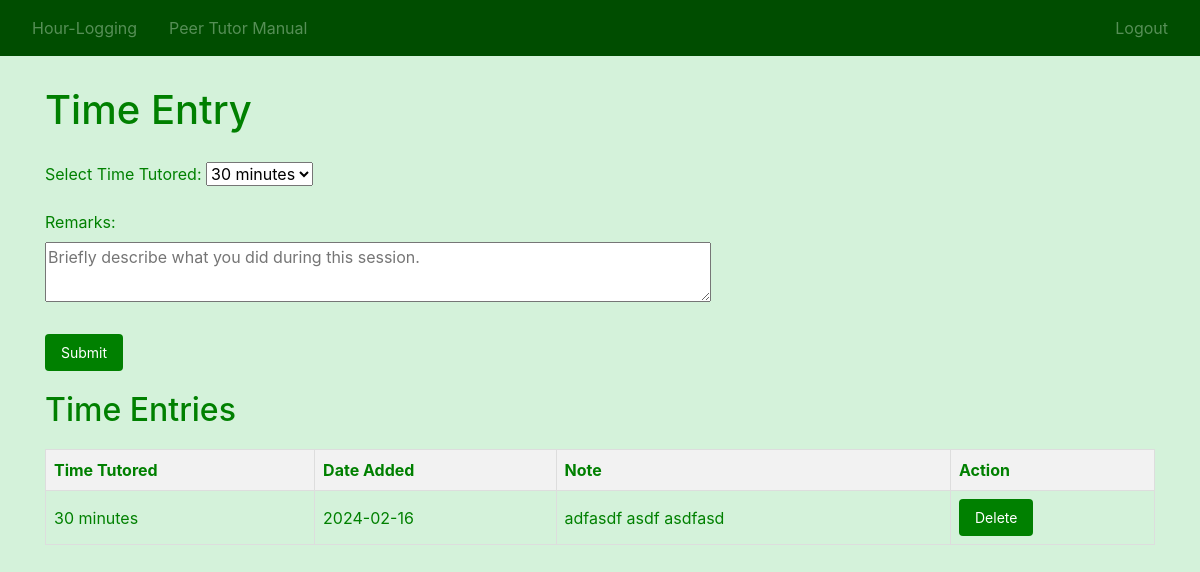
Page /hours (signed in) on the committed database.
### website/models.py (models this page shows)
class Hours(db.Model, UserMixin):
    id = db.Column(db.Integer, primary_key=True)
    hours = db.Column(db.Integer, nullable=False)
    tutor_id = db.Column(db.Integer, db.ForeignKey('user.id'), nullable=False)
    time = db.Column(db.DateTime, nullable=False, default=datetime.utcnow)
    note = db.Column(db.String(512))
    @property
    def formatted_time(self):
        return self.time.strftime("%Y-%m-%d")

### website/views.py (the view, shortened to what this page needs)
@views.route('/hours', methods=['GET', 'POST'])
@login_required
def hours():
    times = Hours.query.filter_by(tutor_id=current_user.id).all()
    return render_template("hours.html", user=current_user, times=times)

### website/__init__.py (called while the page is built)
def create_app():
    app = Flask(__name__)
    app.config['SECRET_KEY'] = 'hjgfdjhgkjhlkj'
    app.config['SQLALCHEMY_DATABASE_URI'] = f'sqlite:///{DB_NAME}'
    db.init_app(app)
    from .views import views
    from .auth import auth
    app.register_blueprint(views, url_prefix='/')
    app.register_blueprint(auth, url_prefix='/')
    from .models import User, Hours
    create_database(app)
    login_manager = LoginManager()
    login_manager.login_view = 'auth.login'
    login_manager.init_app(app)
    @login_manager.user_loader
    def load_user(id):
        return User.query.get(int(id))
    return app

### website/templates/hours.html (shortened to what this page needs)
{% extends "base.html" %}
{% block content %}
<body>
    <h1 style="margin-top:30px">Time Entry</h1>
    <form method="POST" action="{{ url_for('views.hours') }}" class="time-entry-form">
        <div class="form-group">
            <label for="selected_time" style="margin-top:20px;">Select Time Tutored:</label>
            <select id="selected_time" name="selected_time">
                <option value="30">30 minutes</option>
            </select>
        </div>
        <div class="form-group">
            <label style="color:#008000;">Remarks:</label>
                <textarea id="notes" for="notes" name="notes" placeholder="Briefly describe what you did during this session." style="width:60%;
                height:60px;" cols="42" rows="5"></textarea>
        </div>
        <button type="submit" class="btn btn-primary" style="margin-top:10px; background-color:#008000;">Submit</button>
    </form>
    <h2>Time Entries</h2>
    <table class="time-table">
        <thead>
            <tr>
                <th>Time Tutored</th>
                <th>Date Added</th>
                <th>Note</th>
                <th>Action</th>
            </tr>
        </thead>
        <tbody>
            {% for entry in times %}
            <tr>
                <td class="center">{{ entry.hours }} minutes</td>
                <td>{{ entry.formatted_time }}</td>
                <td>{{ entry.note }}</td>
                <td><a href="{{ url_for('views.delete_time', id=entry.id) }}" class="btn btn-danger" style="background-color:#008000;">Delete</a></td>
            </tr>
            {% endfor %}
        </tbody>
    </table>
</body>
</html>
{% endblock %}

### website/templates/hours.html (style rules this page uses)
.time-entry-form { margin-bottom: 20px; }
.btn { display: inline-block; padding: 8px 16px; font-size: 14px; cursor: pointer; text-align: center; text-decoration: none; outline: none; background-color: #007BFF; color: #fff; border: none; border-radius: 4px; }
.time-table { width: 100%; border-collapse: collapse; margin-top: 20px; }
.time-table th, .time-table td { border: 1px solid #ddd; padding: 8px; text-align: left; }
.time-table th { background-color: #f2f2f2; }

### rows in the picture
Hours: hours "30", formatted_time "2024-02-16", note "adfasdf asdf asdfasd"
